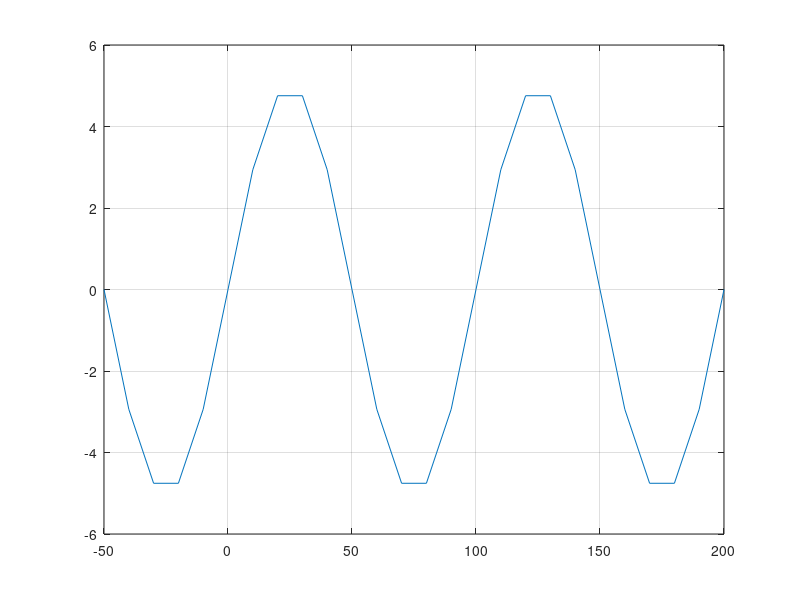

Reproduce this figure in MATLAB.
Ts = 0.01;
Fs  = 1/Ts;
n = -5:1:20 ;
nTs = n*Ts;
x  = 5*sin(20*pi.*nTs);

Dt = 0.00005;
t  = -0.005:Dt:0.005;
xa = x*sinc(Fs*(ones(length(n),1)*t - nTs'*ones(1,length(t))));
%xa = sin(20 * pi * t);

subplot(1,1,1);
plot(t*1000,xa)
xlabel('time in (msec)');
ylabel('xa(t)')
plot (n*Ts*1000,x);
grid on
hold off

%Sai so toi da giua tin hieu tuong tu duoc tai tao va tin hieu tuong tu thuc te
error = max(abs(xa - sin(20*pi*t))); 

% Ts = 0.01;
% Fs = 1 / Ts;
% n = -5:1:20;
% nTs = n * Ts;
% x = 5 * sin(20 * pi .* nTs);
% 
% Dt = 0.00001; % Giảm mật độ điểm mẫu
% t = -0.005:Dt:0.005;
% xa = sin(20 * pi * t); % Gán trực tiếp giá trị của xa
% 
% subplot(1, 1, 1);
% plot(t * 1000, xa)
% xlabel('time in (msec)');
% ylabel('xa(t)')
% plot(n * Ts * 1000, x);
% grid on
% hold off
% 
% %Sai số tối đa giữa tín hiệu tái tạo và tín hiệu thực tế
% error = max(abs(xa - sin(20 * pi * t)));